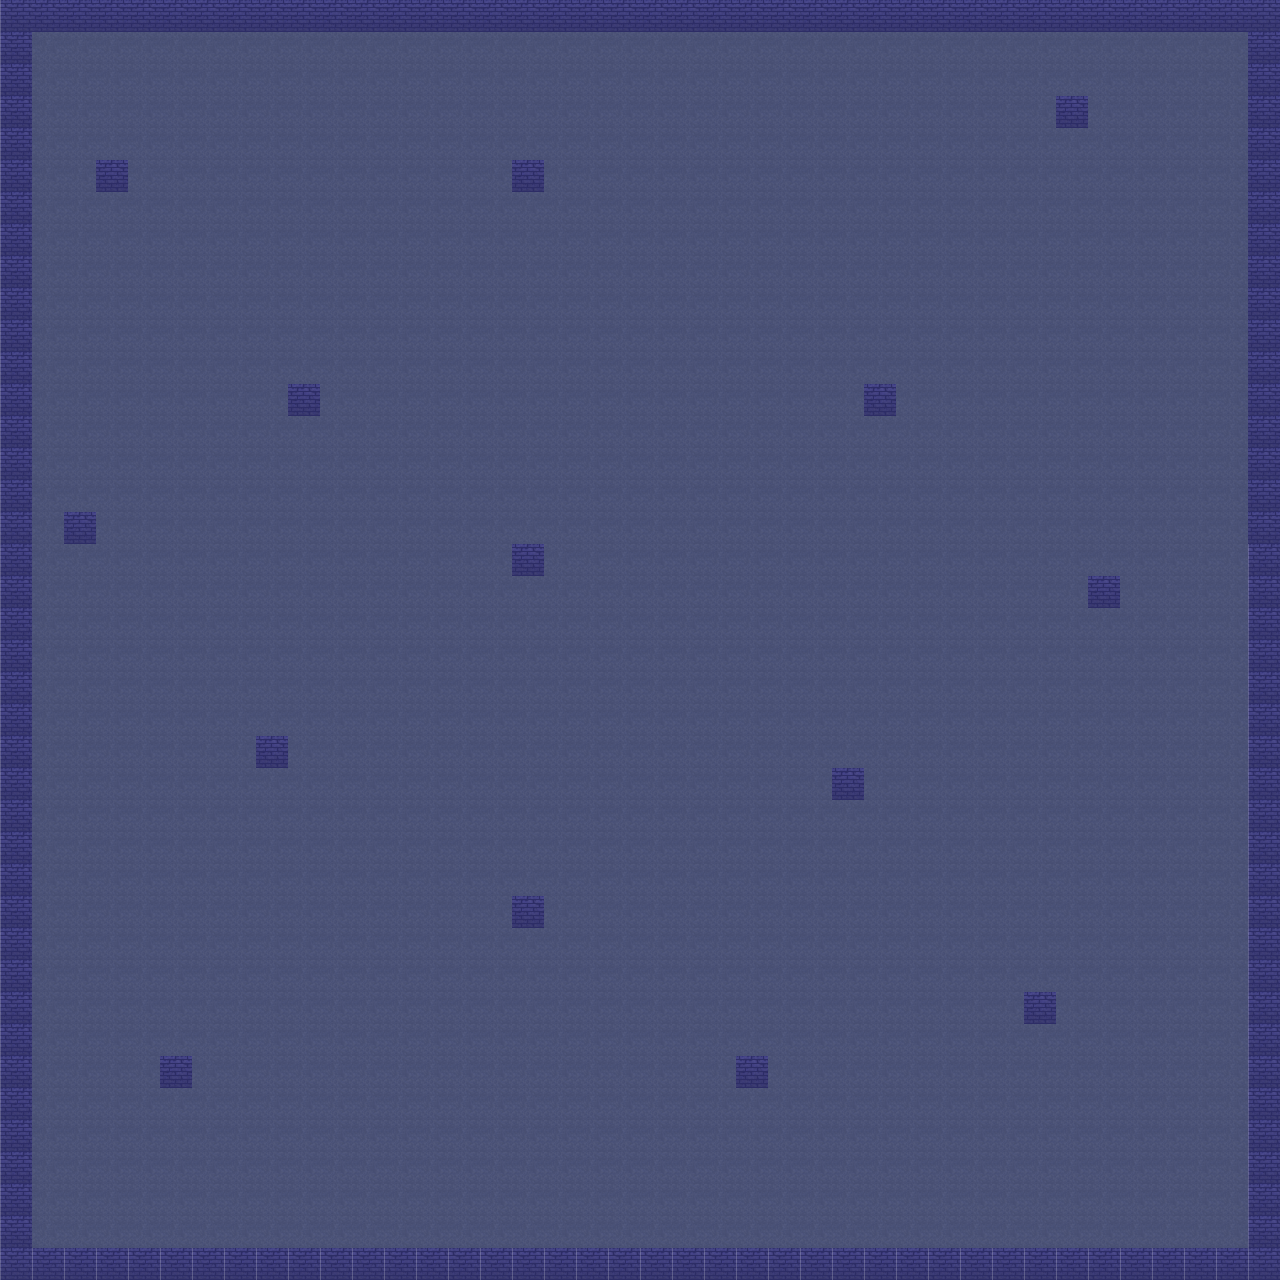

Below is a game level as drawn by its tile map, then a one-line description and the .tmx that defines it (tile-layer data replaced by summaries):
An orthogonal 40x40 tile map with 32x32 px tiles, 1 tile layer (Background) and 1 object (ShipPosition).

<map version="1.0" orientation="orthogonal" width="40" height="40" tilewidth="32" tileheight="32">
 <tileset firstgid="1" name="sea" tilewidth="32" tileheight="32">
  <image source="sewer_tileset.png" />
 </tileset>
 <layer name="Background" width="40" height="40">
  <data>[1600 cells, 1600 non-empty, 3 distinct tile ids]</data>
 </layer>
 <objectgroup name="GameObjects" width="40" height="40">
  <object name="ShipPosition" x="623" y="689" />
 </objectgroup>
</map>
